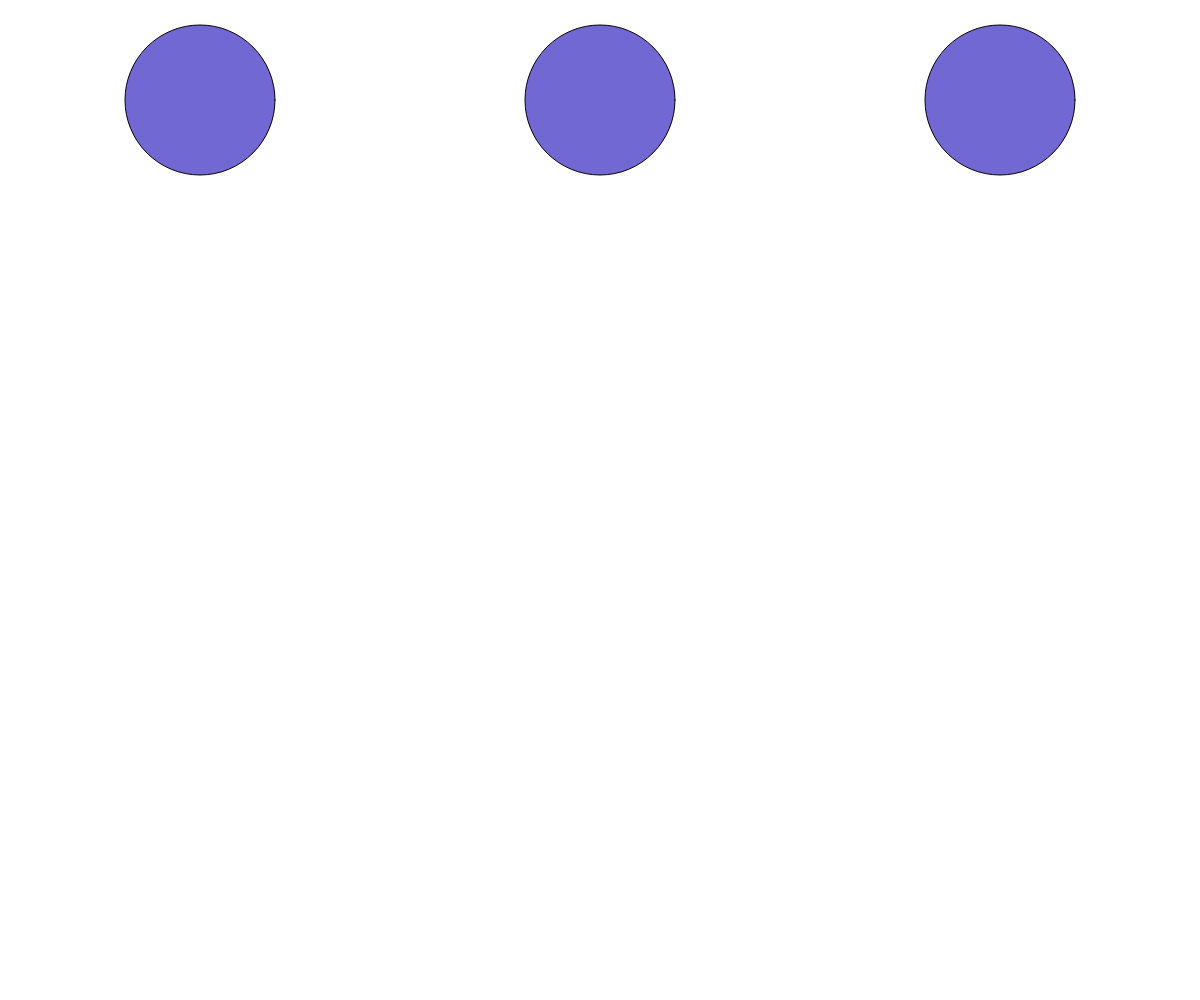
Frame 1 (no input)
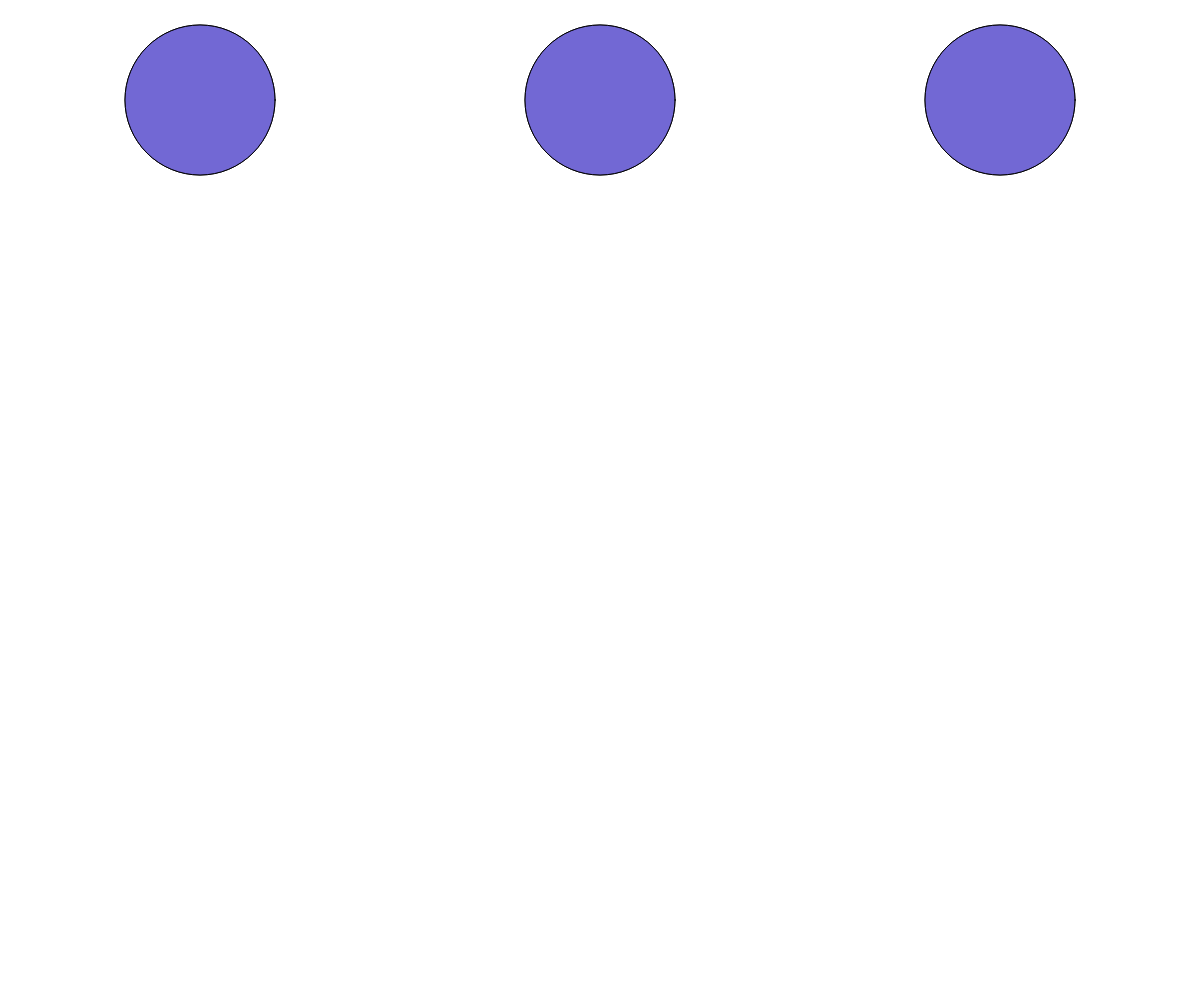
Frame 2 (the mouse pressed at the canvas centre, redrawn once)

The p5.js sketch that drew these frames (run headless with seeded random() and noise() and a simulated clock; the mouse was pressed at the canvas centre and the sketch redrawn once):

// p5.js sketch
// ── sketch.js






var resultado;
var ax,ay;
var x,y;
var mitadW,mitadH
var Rebanadas,Partir 





function setup() 
{
	
  createCanvas(windowWidth, windowHeight);
  mitadW=windowWidth/2
  mitadH=windowHeight/2
}

function partirPizza()
{

  Partir=document.getElementById("input-number").value;
  Rebanadas = parseInt(Partir);


  if(Rebanadas>1)
 
  {

   
    let radio=75;
    let grados=360/Rebanadas
    let auxiliar=grados;

	let xCentroP1 = 200
	let xCentroP2= mitadW
	let xCentroP3 = windowWidth-200

	let yCentro = 100

	

	// (xCentro, yCentro, x2, y2) //
	draw()

    while(grados<=360)

    {
     
      
      let x2=radio*Math.cos(grados* Math.PI / 180)
      let y2=radio*Math.sin(grados * Math.PI / 180)


	  let x2P1=xCentroP1+x2;
	  let x2P2 = xCentroP2 + x2
	  let x2P3 = xCentroP3 + x2;
	  y2=yCentro+y2;
	  
	  x2P1=floor(x2P1)
	  x2P2=floor(x2P2)
	  x2P3 = floor(x2P3)
	  y2=floor(y2)

      
      


	  ecuacionPuntoPendiente(xCentroP1,yCentro,x2P1,y2);
	  ecuacionPuntoPendiente(xCentroP1,yCentro,x2P1,y2);
	  ecuacionPuntoPendiente(xCentroP1,yCentro,x2P1,y2);
	  AlgoritmoBresenham(xCentroP3,yCentro,x2P3,y2)
	  AlgoritmoDDA(xCentroP2,yCentro,x2P2,y2)
        

      grados+=auxiliar;

    } 



  }



}

function AlgoritmoDDA(x1, y1, x2, y2) {

  let dx=x2-x1
  let dy=y2-y1

  let limite
  if(Math.abs(dx)>Math.abs(dy))
    limite=Math.abs(dx)
  else
    limite=Math.abs(dy)

  let xi=dx/limite
  let yi=dy/limite

  let x=x1
  let y= y1
  
  for(let i=0;i<limite;i++)
  {
    point(x, y)
    x+=xi
    y+=yi
  }

  
  }

  
  

function draw() {  
  
  ellipseMode(CENTER)
  fill(color( 114, 104, 212 ))

  ellipse(200,100,150,150)
  ellipse(mitadW, 100, 150, 150)
  ellipse(windowWidth-200,100,150,150)
  noLoop()
 

}


// Enteros //
function AlgoritmoBresenham(x1, y1, x2, y2) {

  // Para guardar en x/y //
  let pY
  let pX
  

  // Algoritmo Bresenham //
	let x
	let y
	let p
	let incE
	let incNE

	let dx = x2 - x1
	let dy = y2 - y1


  // donde empieza el punto //
	if(dy < 0) {
		dy = -dy
		pY = -1
	}else{
		pY = 1
	}

	if(dx < 0) {
		dx = -dx
		pX = -1
	}else{
		pX = 1
	}

	x = x1
	y = y1
	
	point(x,y)


	//   la linea se dibuja   //
	if(dx > dy) {
		
		
		p = 2 * dy - dx
		incE = 2 * dy
		incNE = 2 * (dy - dx)

		while(x != x2) {
			x += pX

			if(p < 0) {
				p += incE
			}else {
				y += pY
				p += incNE
			}

			point(x,y)
		}
	
	}else{
		
		p = 2 * dx - dy
		incE = 2 * dx
		incNE = 2 * (dx - dy)

		while(y != y2) {
			y += pY

			if(p < 0) {
				p += incE
			}else {
				x += pX
				p += incNE
			}

			point(x,y)


	}
	
  }
}


function ecuacionPuntoPendiente(x1,y1,x2,y2){


	if(x2<x1)
	{
		let aux=x2;
		x2=x1;
		x1=aux

		aux = y2
		y2=y1
		y1=aux
	}

	const dx = x2 - x1
	const dy = y2 - y1

	const m = dy / dx
	const b = y1 - (m * x1)

	
	point( x1, y1 )

	


	if(x1===x2){
	
		if(y1>y2)
		{
			let aux=y1;
			y1=y2;
			y2=aux
		}
		let y = y1 + 1
		while(y!=y2)
		{
			point(x1,y)
			y++
		}

	}
	else{

		
		
		let x = x1+ 1
		let y = m * x + b
		
		while(x !=x2){
			y = m * x + b
			y = floor(y)
			point(x, y)
			x++
		}
  }
  
	

}
